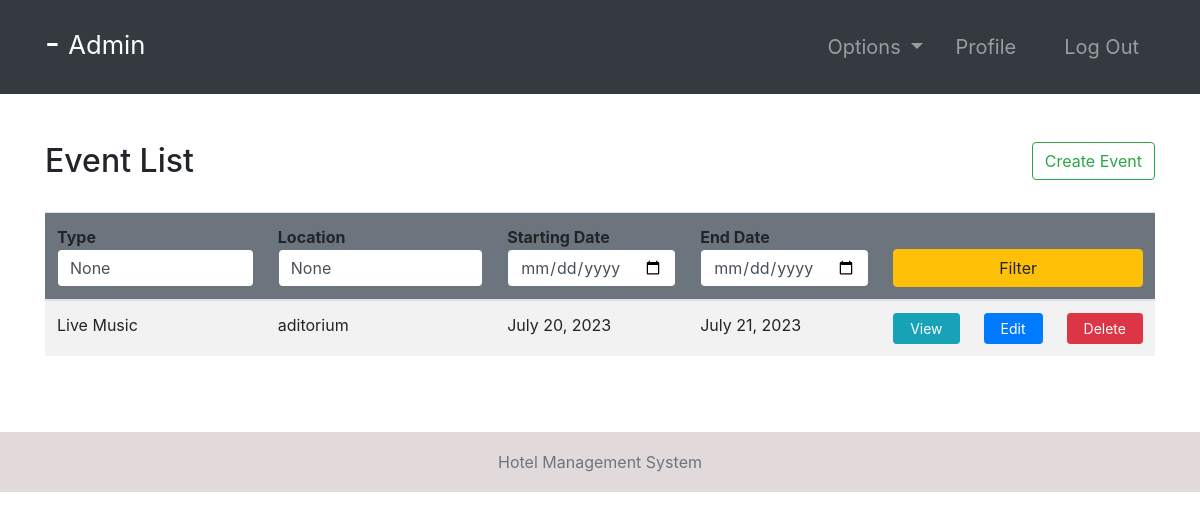
/events/ (signed in), run on the app's committed database.
### hotel/models.py (models this page shows, shortened)
class Event(models.Model):
    EVENT_TYPES = (
        ('Movie', 'Movie'),
        ('Theater', 'Theater'),
        ('Conference', 'Conference'),
        ('Concert', 'Concert'),
        ('Entertainment', 'Entertainment'),
        ('Live Music', 'Live Music'),
    )
    eventType = models.CharField(max_length=20, choices=EVENT_TYPES)
    location = models.CharField(max_length=100)
    startDate = models.DateField()
    endDate = models.DateField()
    explanation = models.TextField()

### hotel/views.py (the view, shortened to what this page needs)
# urls.py: path('events/', events, name="events"),
@login_required(login_url='login')
def events(request):
    role = str(request.user.groups.all()[0])
    path = role + "/"
    events = Event.objects.all()
    attendedEvents = None
    if role == 'guest':
        attendedEvents = EventAttendees.objects.filter(
            guest=request.user.guest)
    context = {
        "role": role,
        'events': events,
        'attendedEvents': attendedEvents,
        "type": request.POST.get("type"),
        "location": request.POST.get("location"),
        "fd": request.POST.get("fd"),
        "ed": request.POST.get("ed")
    }
    return render(request, path + "events.html", context)

### Templates/admin/events.html
{% extends '../index.html' %}
{% block context %}
{% include '../common_pages/authorized-events.html' %}
{% endblock %}

### Templates/incs/nav.html (shortened to what this page needs)
<nav class="navbar navbar-dark bg-dark navbar-expand-lg py-3 " role="navigation">
    <div class="container">
        <a href="" class="navbar-brand">
            <h2 class="text-capitalize">
                {{ request.user.first_name }} {{ request.user.last_name }} -
                <small>
                    {{ role }}
                </small>
            </h2>
        </a>
        <div class="collapse navbar-collapse" id="navbarTags">
            <ul class="navbar-nav ml-auto">
                <li class="nav-item dropdown p-2">
                    <a class="nav-link dropdown-toggle" href="#" id="navbarDropdown" role="button"
                        data-toggle="dropdown" aria-haspopup="true" aria-expanded="false">
                        Options
                    </a>
                </li>
                <li class="nav-item mr-3 p-2">
                    {% if role == 'staff' or role == 'receptionist' or role == 'admin' or role == 'manager' %}
                    <a href="{% url 'employee-profile' user.id %}" class="nav-link">Profile</a>
                    {% endif %}
                </li>
                <li class="nav-item p-2 ">
                    <a href="{% url 'logout' %}" class="nav-link">Log Out</a>
                </li>
            </ul>
        </div>
    </div>
</nav>

### Templates/common_pages/authorized-events.html (shortened to what this page needs)
<div class="container py-5">
    <div class="table-header row">
        <div class="col-sm-9 col-md-9 col-lg-9 mb-4">
            <h2>Event List</h2>
        </div>
        {% if role == "manager" or role == "admin"%}
        <div class="col-sm-3 col-md-3 col-lg-3 mb-4">
            <form action="" method="post">
                <a href="{% url 'createEvent' %}" class="float-right btn btn-outline-success" type="submit">Create
                    Event</a>
            </form>
        </div>
        {% endif %}
    </div>
    <table class="table table-hover table-striped">
        <thead class="bg-secondary rounded">
            <tr>
                <form action="" method="POST">
                    <th>Type <input type="text" name="type" value="{{type}}"
                            class="form-control border border-secondary"></th>
                    <th>Location <input type="text" name="location" value="{{location}}"
                            class="form-control border border-secondary"></th>
                    <th>Starting Date <input type="date" name="fd" value="{{fd}}"
                            class="form-control border border-secondary"></th>
                    <th>End Date <input type="date" name="ed" value="{{ed}}"
                            class="form-control border border-secondary"></th>
                    <th colspan="3"><button type="submit" name="filter" class="btn btn-warning w-100">Filter</button>
                    </th>
                </form>
            </tr>
        </thead>
        <tbody>
            {% for event in events %}
            <tr>
                <td>{{ event.eventType }}</td>
                <td>{{ event.location }}</td>
                <td>{{ event.startDate }}</td>
                <td>{{ event.endDate }}</td>
                <td> <a href="{% url 'event-profile' event.id %}" class="btn btn-sm btn-info px-3">View</a></td>
                {% if role == "manager" or role == "admin" %}
                <td> <a href="{% url 'event-edit' event.id %}" class="btn btn-sm btn-primary px-3">Edit</a></td>
                <td> <a href="{% url 'deleteEvent' event.id %}" class="btn btn-sm btn-danger px-3">Delete</a> </td>
                {% endif %}
            </tr>
            {% endfor %}
        </tbody>
    </table>
</div>

### static/css/main.css (style rules this page uses)
* { margin: 0; padding: 0; -webkit-font-smoothing: antialiased; }
body { position: relative; }
nav .nav-item { font-size: 20px; }

### data on the page
Event: eventType "Live Music", location "aditorium", startDate "July 20, 2023", endDate "July 21, 2023"

### other printed values
{{ role }} "Admin"
